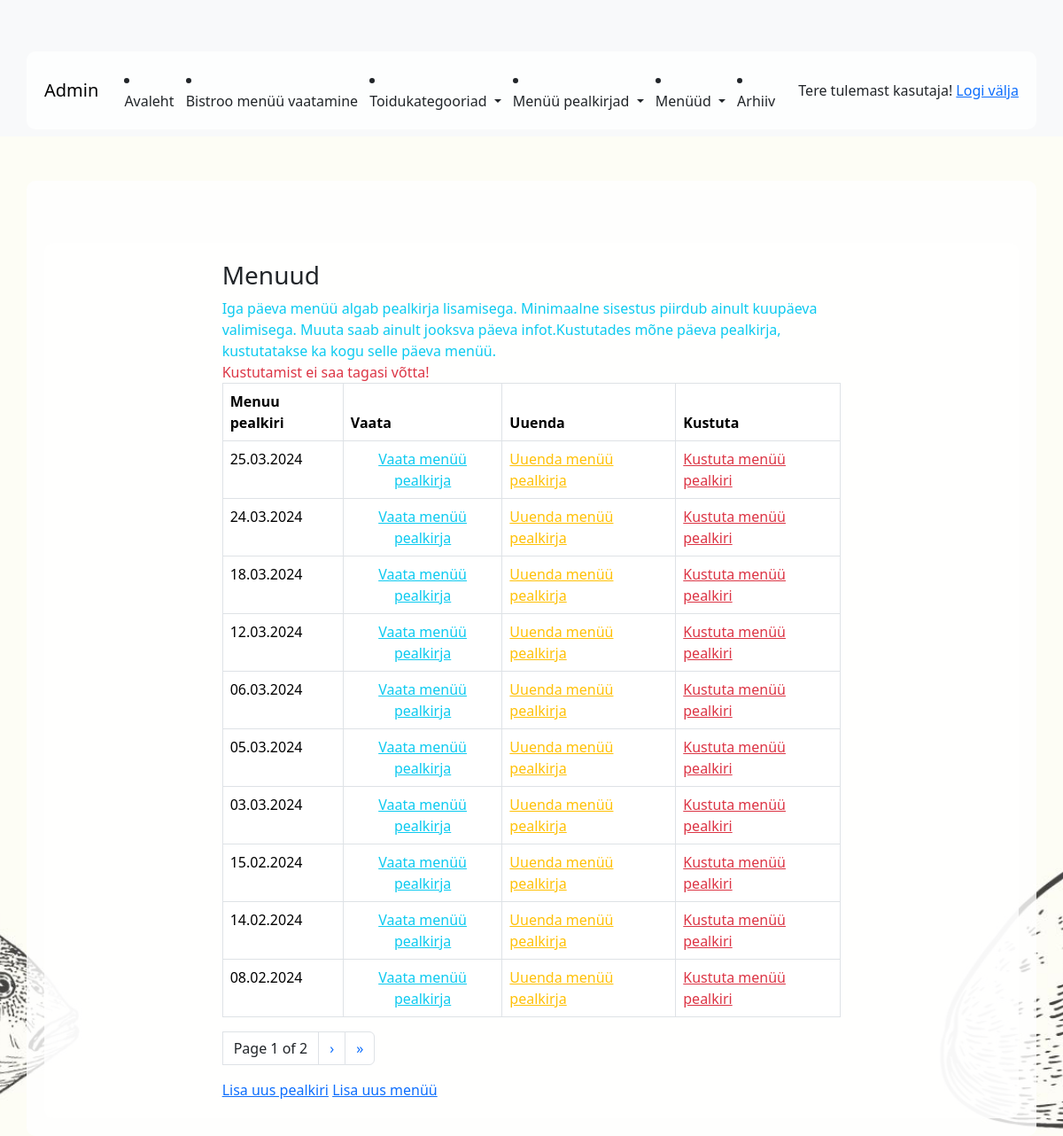
Before: /app_admin/heading_list/ (signed in) with the older database file.
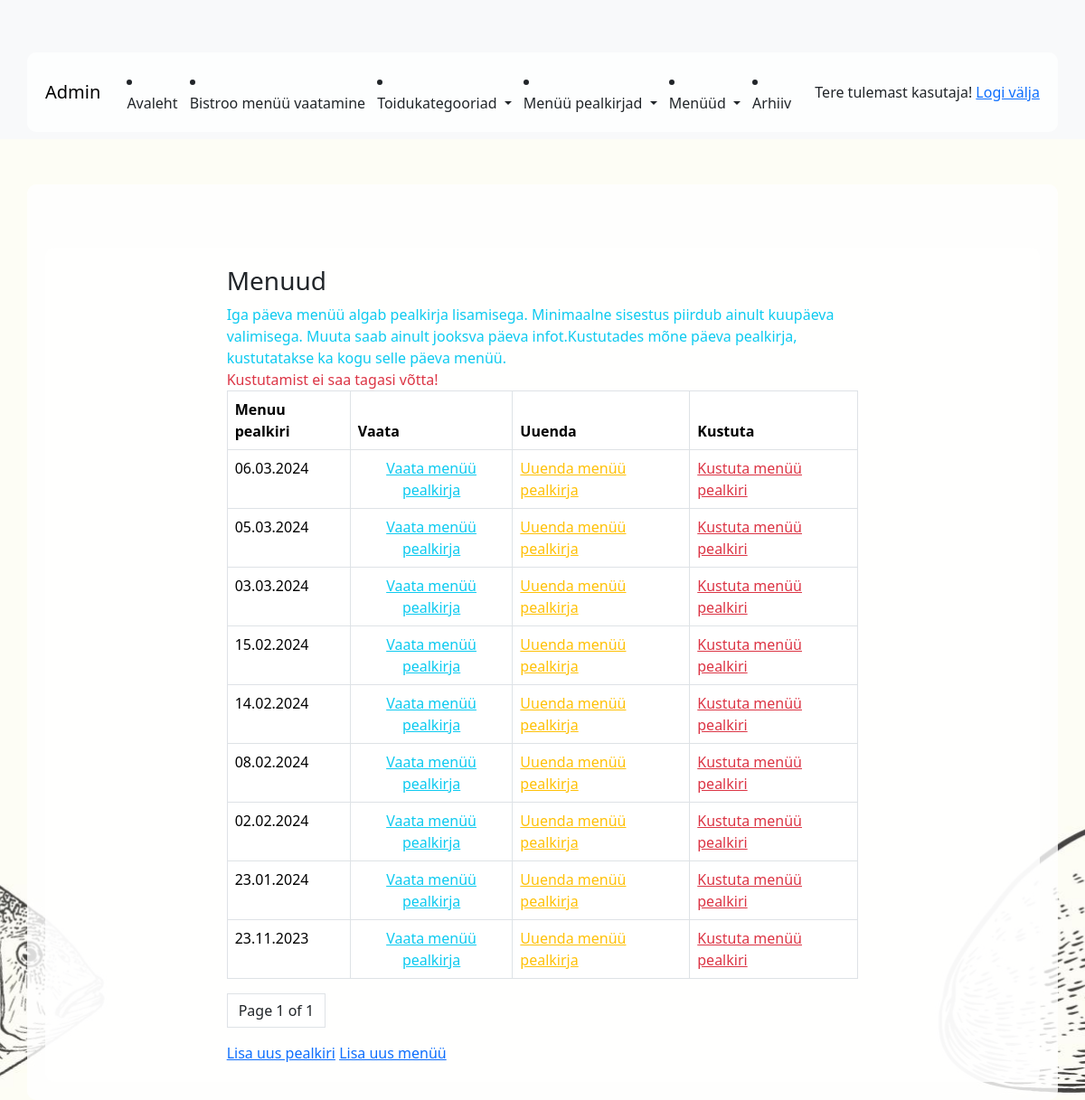
After: the same page with the newer database file.
### app_admin/models.py (models this page shows, shortened)
class Heading(models.Model):
    date = models.DateField(blank=False, null=False, unique=True, verbose_name="Kuupäev")
    topic = models.CharField(max_length=100, null=True, blank=True, verbose_name="Teemapäev")
    chef = models.CharField(max_length=100, null=True, blank=True, verbose_name="Peakokk soovitab:")
    student = models.CharField(max_length=100, null=True, blank=True, verbose_name="Kes tegid:")
    class Meta:
        ordering = ['-date']

### app_admin/views.py (the view)
# urls.py: path('heading_list/', views.HeadingListView.as_view(), name='heading_list'),
class HeadingListView(ManagerRequiredMixin, ListView):
    template_name = 'app_admin/heading_list.html'
    model = Heading
    fields = '__all__'
    queryset = Heading.objects.order_by('-date')
    context_object_name = 'heading'
    paginate_by = 10
    def get_context_data(self, **kwargs):
        context = super().get_context_data(**kwargs)
        return context

### app_admin/views.py (called while the page is built)
    def test_func(self):
        return self.request.user.groups.filter(name='Manager').exists()

### app_admin/templates/app_admin/heading_list.html (shortened to what this page needs)
{% extends 'base_admin.html' %}
{% block content %}
    <div class="container">
        <div class="row">
            <div class="col-8 mx-auto">
                <h3>Menuud</h3>
                <div class="text-info">Iga päeva menüü algab pealkirja lisamisega. Minimaalne sisestus piirdub ainult kuupäeva valimisega. Muuta saab ainult jooksva päeva infot.Kustutades mõne päeva pealkirja, kustutatakse ka kogu selle päeva menüü.</div><div class="text-danger"> Kustutamist ei saa tagasi võtta!</div>
                <table class="table table-bordered table-hover">
                    <thead>
                    <tr class="text">
                        <th>Menuu pealkiri</th>
                        <th>Vaata</th>
                        <th>Uuenda</th>
                        <th>Kustuta</th>
                    </tr>
                    </thead>
                    <tbody>
                    {% for heading in heading %}
                        <tr>
                        <td>{{ heading.date|date:"d.m.Y" }}</td>
                            <td class="text-center">
                                {% if user.is_authenticated %}
                                    <a href="{% url 'app_admin:heading_detail' pk=heading.id %}" class="text-info">Vaata menüü pealkirja</a>
                                    <td><a href="{% url 'app_admin:heading_update' pk=heading.id %}" class="text-warning">Uuenda menüü pealkirja</a>
                                    <td><a href="{% url 'app_admin:heading_delete' pk=heading.id %}" class="text-danger">Kustuta menüü pealkiri</a></td>
                                {% endif %}
                            </td>
                        </tr>
                    {% endfor %}
                    </tbody>
                </table>
            <ul class="pagination">
        <li class="page-link text-dark">
            Page {{ page_obj.number }} of {{ page_obj.paginator.num_pages }}
        </li>
        {% if page_obj.has_next %}
            <li class="page-item">
                <a class="page-link" href="?page={{ page_obj.next_page_number }}">&rsaquo;</a>
            </li>
             <li class="page-item">
                <a class="page-link" href="?page={{ page_obj.paginator.num_pages }}">&raquo;</a>
            </li>
        {% endif %}
  </ul>
                <a href="{% url 'app_admin:heading_create' %}">Lisa uus pealkiri</a>
                <a href="{% url 'app_admin:menu_add' %}">Lisa uus menüü</a>
            </div>
        </div>
    </div>
{% endblock %}

Changed rows visible on the page:
removed Heading: date "25.03.2024"
removed Heading: date "24.03.2024"
removed Heading: date "18.03.2024"
removed Heading: date "12.03.2024"
now on this page (row unchanged): Heading: date "02.02.2024"
now on this page (row unchanged): Heading: date "23.01.2024"
now on this page (row unchanged): Heading: date "23.11.2023"
Other visible differences:
{{ page_obj.paginator.num_pages }}: "2" → "1"
